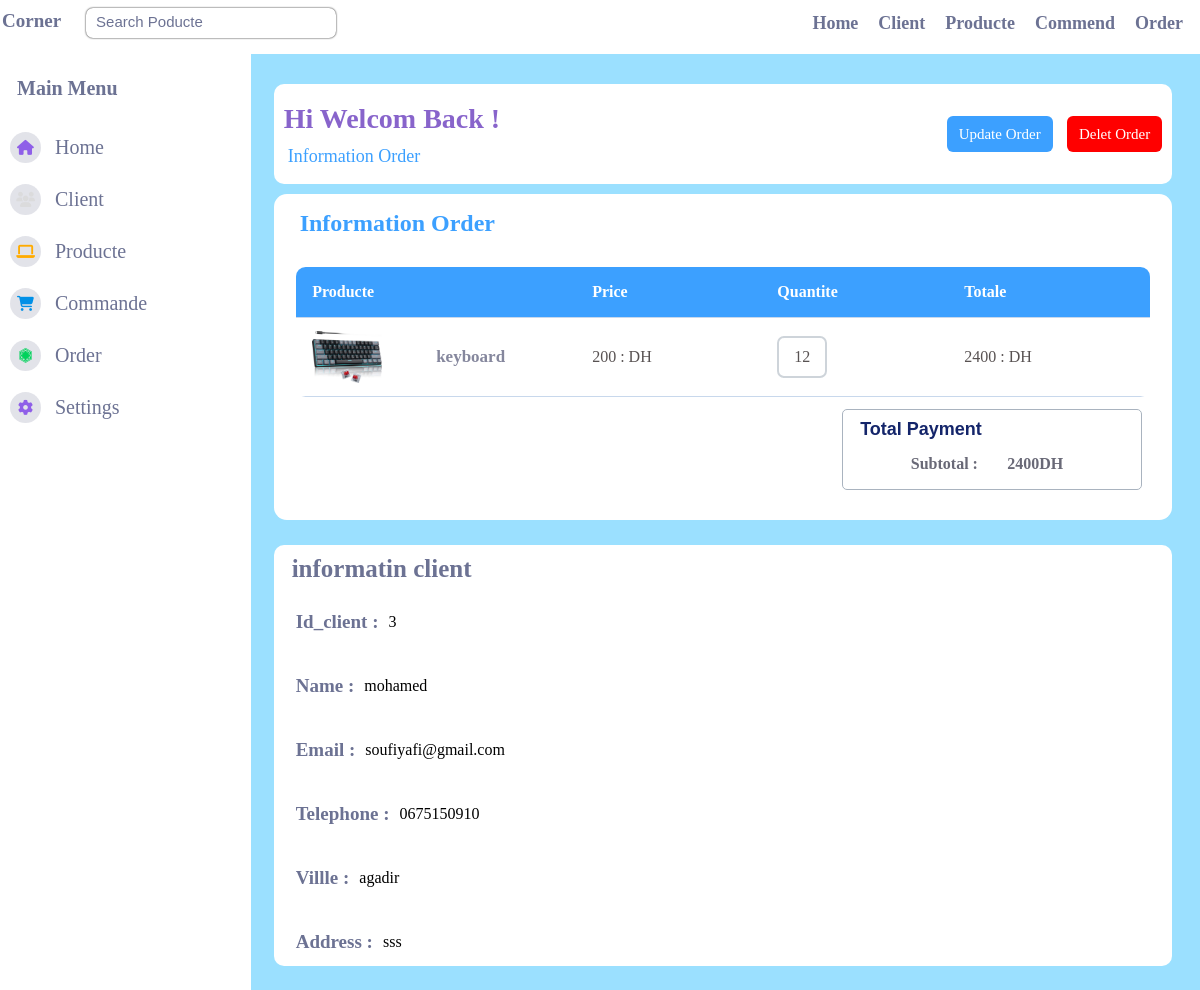
/commandeinfo.php?idcommande=12775489, run on the app's committed database.
### tables this page shows
CREATE TABLE `produit` (
  `id_produit` int(11) NOT NULL,
  `ref_produit` varchar(255) NOT NULL,
  `design` varchar(255) NOT NULL,
  `cat` varchar(200) NOT NULL,
  `prix_u` float NOT NULL,
  `quantite` int(11) NOT NULL,
  `etat` varchar(100) NOT NULL,
  `detail` text NOT NULL,
  `photo` text NOT NULL,
  `name` varchar(100) NOT NULL
);

CREATE TABLE `commande` (
  `id_command` int(11) NOT NULL,
  `id_client` int(11) DEFAULT NULL,
  `date_command` date DEFAULT NULL,
  `prix_command` float DEFAULT NULL,
  `etat` varchar(200) DEFAULT NULL
);

CREATE TABLE `client` (
  `id_client` int(11) NOT NULL,
  `name` varchar(255) NOT NULL,
  `email` varchar(255) NOT NULL,
  `telephone` varchar(100) NOT NULL,
  `villle` varchar(100) NOT NULL,
  `address` varchar(255) NOT NULL
);

### fonction/classorder.php (called while the page is built, shortened)
<?php
include "db.php";
class gestionorder extends connection{
     public function infoproducte($id_producte){
            $sql ="SELECT * FROM produit where id_produit =?";
            $resulta = $this->connectiondb()->prepare($sql);
            $resulta->execute([$id_producte]);
            $ifnoproducte = [];
            while ($row = $resulta->fetch(PDO::FETCH_ASSOC)){
                $ifnoproducte[] =  $row['name'];
                $ifnoproducte[] =  $row['photo'];
                $ifnoproducte[] =  $row['prix_u'];
            }
            return $ifnoproducte;
        }
  public function getInfo($id_client){
    $sql = "SELECT * FROM `client` WHERE id_client = ?;";
    $retsult = $this->connectiondb()->prepare($sql);
    $retsult->execute([$id_client]);
    $info = [];
    while ($row = $retsult->fetch(PDO::FETCH_ASSOC)){
        $info[] =  $row ;
    }
    return $info;
   }
   public function getnameclient($id_client){
    $sql = "SELECT * FROM `client` WHERE id_client = ?;";
    $retsult = $this->connectiondb()->prepare($sql);
    $retsult->execute([$id_client]);
    $name = "";
    while ($row = $retsult->fetch(PDO::FETCH_ASSOC)){
        $name =  $row['name'];
    }
    return $name;
   }
  public function sepdifiqueorder($idcommande) {
    $sql = "SELECT * FROM `commande` WHERE id_command = ? ;";
    $retsult = $this->connectiondb()->prepare($sql);
    $retsult->execute([$idcommande]);
    $listcommande = [];
    while ($row = $retsult->fetch(PDO::FETCH_ASSOC)){
        $name= $this->getnameclient($row['id_client']);
        $row['name'] = $name;
        $listcommande[] =  $row ;
    }
    return $listcommande;
   }
    public function infocommande($idcommande){
         $sql = "SELECT * FROM `lignecommande` WHERE id_command = ?";
        $result = $this->connectiondb()->prepare($sql);
        $result->execute([$idcommande]);
        $infoproducte = [];
         while ($row = $result->fetch(PDO::FETCH_ASSOC)){
              $inf = $this->infoproducte($row['id_produit']);
              $row['name'] = $inf[0];
              $row['photo'] = $inf[1];
              $row['prix_u'] = $inf[2];
               $infoproducte[] =$row;
         }
         return $infoproducte;
    }
  public function TotalPayment($idcommande) {
    $sql = "SELECT prix_command FROM `commande` WHERE id_command =?;";
    $retsult = $this->connectiondb()->prepare($sql);
    $retsult->execute([$idcommande]);
    $TotalPayment = "";
    while ($row = $retsult->fetch(PDO::FETCH_ASSOC)){
        $TotalPayment =  $row['prix_command'];
    }
    return $TotalPayment;
   }
}
$object = new gestionorder();
?>

### fonction/db.php (called while the page is built)
<?php
class connection {
     public function connectiondb()
    {
        try {
            $conn = new PDO("mysql:host=localhost;dbname=admincommande", "root", "");
            return $conn;
        } catch (PDOException $e) {
            echo $e->getMessage();
        }
    }
}
?>

### commandeinfo.php (the view, shortened to what this page needs)
<?php
if(isset($_GET['idcommande'])){
 $idcommande= $_GET['idcommande'];
 include "fonction/classorder.php";
 $infocommande = $object->sepdifiqueorder($idcommande);
 if(count($infocommande)>0){
?>
<!DOCTYPE html>
<html lang="en">
<head>
    <link rel="stylesheet" href="css/navbar.css" />
    <link rel="stylesheet" href="css/home.css" />
    <link rel="stylesheet" href="css/commandeinfo.css">
    <link rel="stylesheet" href="css/commande.css" />
    <link rel="stylesheet" href="https://cdnjs.cloudflare.com/ajax/libs/font-awesome/6.2.1/css/all.min.css" />
</head>
<body>
    <?php
     include "navbar.php";
     ?>
    <div class="contanier">
        <div class="pop">
            <div>
                <h1>hi welcom back !</h1>
                <div class="tableproducte">
                    <p>
                        Information Order
                    </p>
                </div>
            </div>
            <div class="addprodcute">
                <a id="updateorder">update order</a>
                <a id="deletcommande" data-id="<?php echo $idcommande ; ?>">Delet order</a>
            </div>
        </div>
        <main class="table">
            <section class="table__header">
                <h1>Information Order</h1>
            </section>
            <section class="table__body">
                <table>
                    <thead>
                        <tr>
                            <th>producte</th>
                            <th>price</th>
                            <th>quantite</th>
                            <th>totale</th>
                        </tr>
                    </thead>
                    <tbody id="clients">
                        <?php
                    foreach($object->infocommande($idcommande) as $value ){
                        echo "
                        <tr>
                            <td class='producte'>
                                <div class='infoprodsel'>
                                    <div class='imageproducte'><img src='image/{$value['photo']}'
                                            alt=''>
                                    </div>
                                    <div class='nameanddesigntion'>
                                        <p class='nameproducte'>{$value['name']}</p>
                                    </div>
                                </div>
                            </td>
                            <td>
                                {$value['prix_u']} : DH
                            </td>
                            <td>
                                <p class='quantite'>{$value['qte_commande']}</p>
                            </td>
                            <td>
                            {$value['prix']} : DH
                            </td>
                            </tr>
                            ";
                        }
                             ?>
                    </tbody>
                </table>
            </section>
            <section class="totale">
                <h3>Total Payment</h3>
                <ul>
                    <li>Subtotal :</li>
                    <li><?php echo $object->TotalPayment($idcommande); ?>DH</li>
                </ul>
            </section>
        </main>
        <div class="about light-theme">
            <h3>informatin client</h3>
            <div>
                <?php
                $info = $object->getInfo($infocommande[0]['id_client']);
                foreach($info[0] as $key=>$value){
                echo "
                <ul>
                    <li>$key :</li>
                    <li>$value</li>
                </ul>
                ";
                }
                ?>
            </div>
        </div>
    </div>
    </div>
</body>
</html>
<?php
}else{
 header("Location: commande.php") ;
 exit();
}
}else{
 header("Location: commande.php") ;
 exit();
}
?>

### css/navbar.css (style rules this page uses)
* { box-sizing: border-box; }
ul { list-style: none; padding: 0; }
:root { --background: #0f1015; --dark: #191c24; --colordark: #6c7293; --shadow: black }
::placeholder { color: var(--colordark); position: absolute; left: 10px; top: 50%; transform: translateY(-57%); text-transform: capitalize; }
a { text-decoration: none; color: var(--colordark); }

### css/home.css (style rules this page uses)
:root { --background: #9be0ff; --dark: white; --colordark: #6c7293; }
body { background: #9be0ff; }

### css/commandeinfo.css (style rules this page uses)
.about { width: 94%; background: white; margin-left: auto; margin-right: auto; padding: 0px 9px; margin-top: 19px; border-radius: 10px; }
.about h3 { font-size: 25px; padding-top: 10px; padding-left: 9px; color: var(--colordark); margin-bottom: -1px; }
.about div ul { display: flex; flex-wrap: wrap; padding: 13px; align-items: center; border-radius: 10px; }
.about div ul li:first-child { font-size: 19px; font-weight: bold; padding-right: 10px; color: var(--colordark); text-transform: capitalize; }
.totale { width: 300px; border: 1px solid #a9b3bf; margin-bottom: 20px; height: 80px; margin-left: auto; margin-right: 30px; border-radius: 5px; height: fit-content; }
.totale h3 { font-size: 18px; color: #14256a; font-family: nunito, sans-serif; font-weight: 600; line-height: 1.2; margin-top: 9px; margin-left: 17px; }
.totale ul { display: flex; margin-left: 53px; margin-top: -4px; width: 61%; justify-content: space-around; color: #696977; font-weight: bold; }
.infoprodsel { height: 76px; display: flex; justify-content: space-around; align-items: center; position: relative; width: 100%; }
.producte { width: 280px; position: relative; }
.imageproducte { width: 50%; position: relative; }
.imageproducte img { width: 70px; }
.nameanddesigntion { width: 50%; position: relative; }
.nameanddesigntion p { width: 100%; position: relative; }
.nameproducte { font-size: 17px; font-weight: bold; color: #85879d; }
.quantite { border: 2px solid #ced4da; width: fit-content; padding: 10px 15px; border-radius: 7px; margin-top: 0px; margin-bottom: 0; }
main.table { height: fit-content !important; }
table { height: fit-content !important; }
tr { border-bottom: 1.5px solid #c8d8ec !important; }
#deletcommande { background-color: red !important; }

### css/commande.css (style rules this page uses)
.contanier { width: calc(100% - 240px); background-color: #9be0ff; height: 100%; margin-top: 8px; }
.contanier .pop { width: 94%; background: #fff; margin-left: auto; margin-right: auto; border-radius: 10px; text-transform: capitalize; color: #aba8a8; font-size: 17px; display: flex; align-items: center; justify-content: space-between; margin-top: 50px; padding-left: 10px; }
.contanier .pop h1 { margin-bottom: -16px; text-transform: capitalize; color: #8864cb; font-size: 28px; }
.tableproducte { height: 59px; margin-left: 4px; display: flex; align-items: center; margin-top: 10px; margin-bottom: -4px; }
.tableproducte p:first-child { color: rgb(60 160 255); margin-right: -38px; font-size: 18px; padding-right: 39px; margin-bottom: 21px; }
.addprodcute a { margin-right: 10px; padding: 10px 12px; border: none; border-radius: 6px; background: rgb(60 160 255); color: white; font-size: 15px; font-weight: 500; cursor: pointer; }
main.table { width: 94%; height: 400px; background-color: #fff5; backdrop-filter: blur(7px); border-radius: 0.8rem; background-color: rgb(255, 255, 255); margin-left: auto; margin-right: auto; margin-top: 10px; padding-bottom: 10px; overflow: hidden; }
.table__header { width: 100%; height: 60px; padding: 0.8rem 1rem; display: flex; justify-content: space-between; align-items: center; }
.table__header h1 { color: rgb(60 160 255); margin-left: 10px; }
.table__body { width: 95%; max-height: calc(89% - 1.6rem); background-color: var(--dark); color: var(--colordark); margin: 0.8rem auto; border-radius: 0.6rem; overflow: auto; overflow: overlay; }
table { width: 100%; }
table, th { border-collapse: collapse; padding: 1rem; text-align: left; }
table, td { border-collapse: collapse; padding-left: 1rem; padding-right: 1rem; text-align: left; background-color: white; color: #585252; }
thead th { position: sticky; top: 0; left: 0; cursor: pointer; background-color: rgb(60 160 255); text-transform: capitalize; color: #ffffff; }
tbody tr { --delay: 0.1s; border-bottom: 1px solid rgb(60 160 255); }

### data on the page
produit: photo (picture), name "keyboard", prix_u "200", qte_commande "12", prix "2400"
commande: prix_command "2400"
client: id_client "3", name "mohamed", email "soufiyafi@gmail.com", telephone "0675150910", villle "agadir", address "sss"

### other printed values
$key "Id_client"
$key "Name"
$key "Email"
$key "Telephone"
$key "Villle"
$key "Address"
